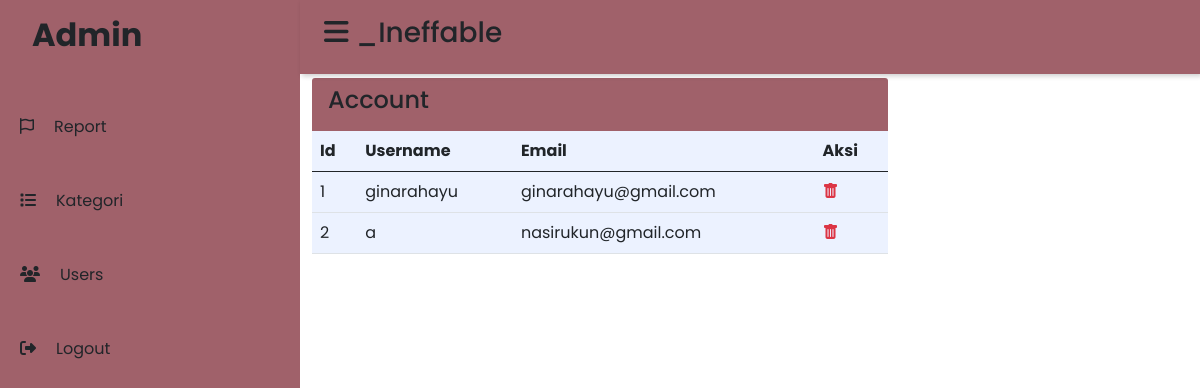
The page /admin/index.php?halaman=user (signed in) on the database its author committed.
### tables this page shows
CREATE TABLE `tb_user` (
  `id` int(11) NOT NULL,
  `nama` varchar(100) NOT NULL,
  `username` varchar(100) NOT NULL,
  `email` varchar(100) NOT NULL,
  `password` varchar(100) NOT NULL,
  `photo` text NOT NULL
);

### admin/user.php (the view, shortened to what this page needs)
<?php
include 'header.php';
include '../db/koneksi.php';
?>
<div class="container">
  <div class="row">
    <div class="col-sm-8">
      <div class="card-header border-0 d-flex justify-content-between" style="background-color: #A0616A; width: 100%;">
        <h4 class="d-inline">
          Account
        </h4>
      </div>
      <table class="table" style="background-color: #ECF2FF;">
        <thead>
          <tr>
            <th scope="col">Id</th>
            <th scope="col">Username</th>
            <th scope="col">Email</th>
            <th scope="col">Aksi</th>
        </thead>
        <?php $data = $conn->query("SELECT * FROM tb_user"); ?>
        <?php $no = 1; ?>
        <?php while ($row = $data->fetch_assoc()) : ?>
          <tr>
            <td><?php echo $no++ ?></td>
            <td><?php echo $row["username"] ?></td>
            <td><?php echo $row["email"] ?></td>
            <td>
              <a href="index.php?id=<?php echo $row['id'] ?>&halaman=delete_user" onclick="return confirm ('Yakin dihapus ?')" class="text-danger">
                <i class="bi bi-trash-fill"></i>
              </a>
            </td>
          </tr>
        <?php endwhile ?>
      </table>
    </div>
  </div>
</div>

### admin/style.css (style rules this page uses)
:root { --main-color: #1d2231; --color-dark: #1d2231; --text-grey: #8390a2; }
* { padding: 0; margin: 0; box-sizing: border-box; list-style-type: none; text-decoration: none; font-family: "poppins", sans-serif; }
.container { margin-top: 10%; }

### admin/user.php (style rules this page uses)
.table { width: 100%; }
.container { margin-top: 6%; }

### rows shown on the page
tb_user: username "ginarahayu", email "ginarahayu@gmail.com"
tb_user: username "a", email "nasirukun@gmail.com"
